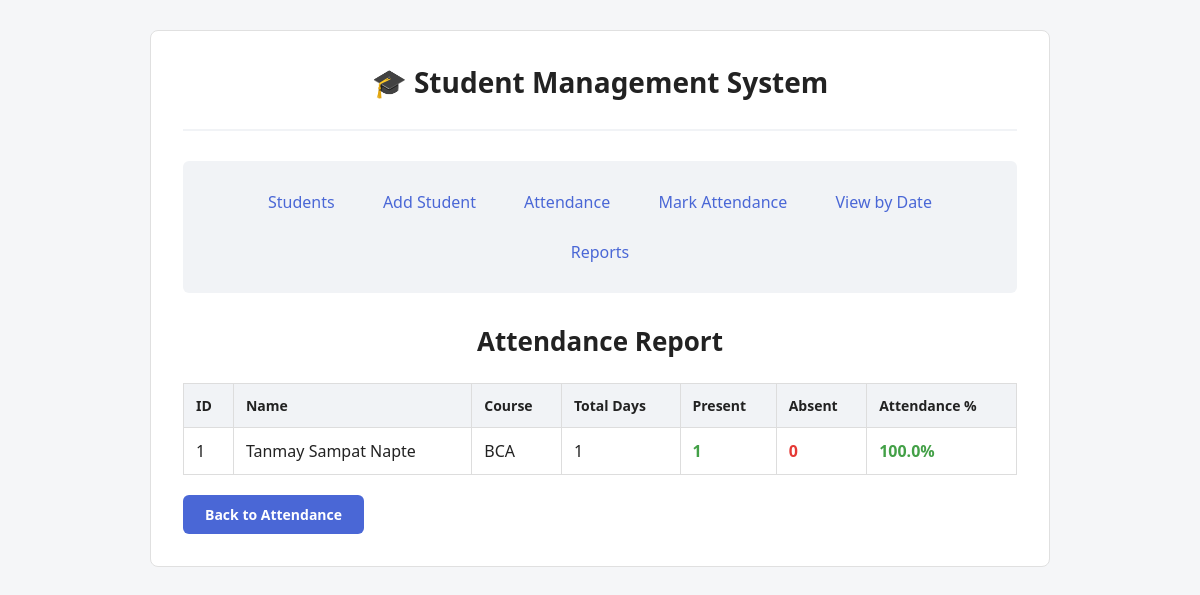
The page /report on the database as committed earlier.
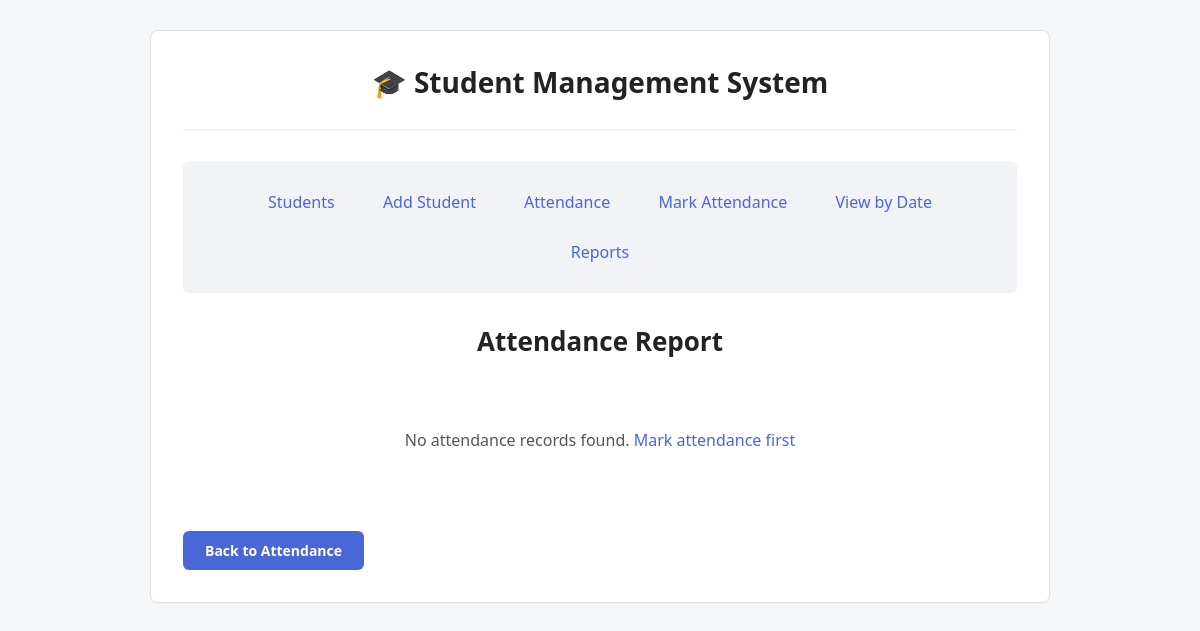
The same page on the database as committed later.
### tables this page shows
CREATE TABLE students (
                id INTEGER PRIMARY KEY AUTOINCREMENT,
                name TEXT NOT NULL,
                age INTEGER NOT NULL,
                course TEXT NOT NULL
            );

### app.py (the view)
@app.route("/report")
def report():
    try:
        with get_db() as con:
            report_data = con.execute("""
                SELECT s.id, s.name, s.course,
                       COUNT(a.id) AS total_days,
                       SUM(CASE WHEN a.status = 'present' THEN 1 ELSE 0 END) AS present_days,
                       SUM(CASE WHEN a.status = 'absent' THEN 1 ELSE 0 END) AS absent_days,
                       CASE
                           WHEN COUNT(a.id) > 0
                           THEN ROUND(SUM(CASE WHEN a.status = 'present' THEN 1 ELSE 0 END) * 100.0 / COUNT(a.id), 2)
                           ELSE 0
                       END AS attendance_percentage
                FROM students s
                LEFT JOIN attendance a ON s.id = a.student_id
                GROUP BY s.id
                ORDER BY s.name
            """).fetchall()
        return render_template("report.html", report=report_data)
    except sqlite3.Error as e:
        flash(f"Database error: {e}", "error")
        return render_template("report.html", report=[])

### app.py (called while the page is built)
def get_db():
    con = sqlite3.connect("students1.db")
    con.row_factory = sqlite3.Row  # Access columns by name
    return con

### templates/report.html (shortened to what this page needs)
{% extends "base.html" %}
{% block content %}
<h2>Attendance Report</h2>
{% if report %}
    <table>
        <thead>
            <tr>
                <th>ID</th>
                <th>Name</th>
                <th>Course</th>
                <th>Total Days</th>
                <th>Present</th>
                <th>Absent</th>
                <th>Attendance %</th>
            </tr>
        </thead>
        <tbody>
            {% for student in report %}
            <tr>
                <td>{{ student.id }}</td>
                <td>{{ student.name }}</td>
                <td>{{ student.course }}</td>
                <td>{{ student.total_days }}</td>
                <td style="color: #43a047; font-weight: 600;">{{ student.present_days }}</td>
                <td style="color: #e53935; font-weight: 600;">{{ student.absent_days }}</td>
                <td>
                    {% if student.attendance_percentage >= 75 %}
                        <span style="color: #43a047; font-weight: 600;">{{ student.attendance_percentage }}%</span>
                    {% elif student.attendance_percentage >= 50 %}
                        <span style="color: #fb8c00; font-weight: 600;">{{ student.attendance_percentage }}%</span>
                    {% else %}
                        <span style="color: #e53935; font-weight: 600;">{{ student.attendance_percentage }}%</span>
                    {% endif %}
                </td>
            </tr>
            {% endfor %}
        </tbody>
    </table>
{% else %}
    <div class="empty-state">
        <p>No attendance records found. <a href="/mark_attendance">Mark attendance first</a></p>
    </div>
{% endif %}
<div class="mt-20">
    <a href="/attendance" class="btn btn-primary">Back to Attendance</a>
</div>
{% endblock %}

### templates/base.html (shortened to what this page needs)
<!DOCTYPE html>
<html lang="en">
<head>
</head>
<body>
    <div class="container">
        <header>
            <h1>🎓 Student Management System</h1>
        </header>
        <nav>
            <a href="/">Students</a>
            <a href="/add">Add Student</a>
            <a href="/attendance">Attendance</a>
            <a href="/mark_attendance">Mark Attendance</a>
            <a href="/attendance_dates">View by Date</a>
            <a href="/report">Reports</a>
        </nav>
        {% block content %}{% endblock %}
    </div>
</body>
</html>

### templates/base.html (style rules this page uses)
* { margin: 0; padding: 0; box-sizing: border-box; }
body { font-family: "Segoe UI", Roboto, Arial, sans-serif; background-color: #f5f6f8; color: #222; min-height: 100vh; padding: 30px; }
.container { max-width: 900px; margin: auto; background-color: #ffffff; padding: 32px; border-radius: 8px; border: 1px solid #e0e0e0; }
header { text-align: center; margin-bottom: 30px; padding-bottom: 20px; border-bottom: 2px solid #f1f3f6; }
h1 { font-size: 28px; color: #222; margin-bottom: 8px; }
nav { background-color: #f1f3f6; padding: 16px; border-radius: 6px; margin-bottom: 30px; text-align: center; }
nav a { color: #4a67d6; text-decoration: none; font-weight: 500; margin: 6px; display: inline-block; padding: 8px 16px; border-radius: 4px; transition: background-color 0.2s; }
h2 { font-size: 26px; margin-bottom: 24px; text-align: center; color: #222; }
p { margin-bottom: 20px; color: #555; }
button, .btn { background-color: #4a67d6; color: #ffffff; border: none; padding: 10px 22px; font-size: 14px; font-weight: 600; border-radius: 6px; cursor: pointer; text-decoration: none; display: inline-block; transition: background-color 0.2s; }
.btn-primary { background-color: #4a67d6; }
a { color: #4a67d6; text-decoration: none; font-weight: 500; }
.empty-state { text-align: center; color: #777; margin-top: 30px; padding: 40px 20px; }
.mt-20 { margin-top: 20px; }

Rows that differ between the two databases and show on the page:
removed students: id "1", name "Tanmay Sampat Napte", course "BCA", total_days "1", present_days "1", absent_days "0", attendance_percentage "100.0"
Other text that changed with them:
text no longer shown: "ID Name Course Total Days Present Absent Attendance %"
text now shown: "No attendance records found. Mark attendance first"
